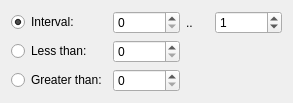
<?xml version="1.0" encoding="UTF-8"?>
<ui version="4.0">
 <class>EditIntegerMarkerWidget</class>
 <widget class="QWidget" name="EditIntegerMarkerWidget">
  <property name="geometry">
   <rect>
    <x>0</x>
    <y>0</y>
    <width>293</width>
    <height>92</height>
   </rect>
  </property>
  <property name="windowTitle">
   <string/>
  </property>
  <layout class="QGridLayout" name="gridLayout">
   <item row="0" column="0">
    <widget class="QRadioButton" name="intervalButton">
     <property name="text">
      <string>Interval:</string>
     </property>
     <property name="checked">
      <bool>true</bool>
     </property>
     <attribute name="buttonGroup">
      <string>radioButtonsGroup</string>
     </attribute>
    </widget>
   </item>
   <item row="0" column="1" colspan="2">
    <layout class="QHBoxLayout" name="horizontalLayout">
     <item>
      <widget class="QSpinBox" name="intMinBox">
       <property name="minimum">
        <number>0</number>
       </property>
       <property name="maximum">
        <number>400000000</number>
       </property>
      </widget>
     </item>
     <item>
      <widget class="QLabel" name="label">
       <property name="text">
        <string>..</string>
       </property>
      </widget>
     </item>
     <item>
      <widget class="QSpinBox" name="intMaxBox">
       <property name="maximum">
        <number>400000000</number>
       </property>
       <property name="value">
        <number>1</number>
       </property>
      </widget>
     </item>
    </layout>
   </item>
   <item row="1" column="0">
    <widget class="QRadioButton" name="lessButton">
     <property name="text">
      <string>Less than:</string>
     </property>
     <attribute name="buttonGroup">
      <string>radioButtonsGroup</string>
     </attribute>
    </widget>
   </item>
   <item row="1" column="1">
    <widget class="QSpinBox" name="lessBox">
     <property name="maximum">
      <number>400000000</number>
     </property>
    </widget>
   </item>
   <item row="1" column="2">
    <spacer name="horizontalSpacer">
     <property name="orientation">
      <enum>Qt::Horizontal</enum>
     </property>
     <property name="sizeHint" stdset="0">
      <size>
       <width>59</width>
       <height>20</height>
      </size>
     </property>
    </spacer>
   </item>
   <item row="2" column="0">
    <widget class="QRadioButton" name="greaterButton">
     <property name="text">
      <string>Greater than:</string>
     </property>
     <attribute name="buttonGroup">
      <string>radioButtonsGroup</string>
     </attribute>
    </widget>
   </item>
   <item row="2" column="1">
    <widget class="QSpinBox" name="greaterBox">
     <property name="maximum">
      <number>400000000</number>
     </property>
    </widget>
   </item>
   <item row="2" column="2">
    <spacer name="horizontalSpacer_2">
     <property name="orientation">
      <enum>Qt::Horizontal</enum>
     </property>
     <property name="sizeHint" stdset="0">
      <size>
       <width>59</width>
       <height>20</height>
      </size>
     </property>
    </spacer>
   </item>
  </layout>
 </widget>
 <resources/>
 <connections>
  <connection>
   <sender>lessButton</sender>
   <signal>toggled(bool)</signal>
   <receiver>lessBox</receiver>
   <slot>setEnabled(bool)</slot>
   <hints>
    <hint type="sourcelabel">
     <x>63</x>
     <y>47</y>
    </hint>
    <hint type="destinationlabel">
     <x>123</x>
     <y>47</y>
    </hint>
   </hints>
  </connection>
  <connection>
   <sender>greaterButton</sender>
   <signal>toggled(bool)</signal>
   <receiver>greaterBox</receiver>
   <slot>setEnabled(bool)</slot>
   <hints>
    <hint type="sourcelabel">
     <x>76</x>
     <y>73</y>
    </hint>
    <hint type="destinationlabel">
     <x>125</x>
     <y>76</y>
    </hint>
   </hints>
  </connection>
  <connection>
   <sender>intervalButton</sender>
   <signal>toggled(bool)</signal>
   <receiver>intMinBox</receiver>
   <slot>setEnabled(bool)</slot>
   <hints>
    <hint type="sourcelabel">
     <x>31</x>
     <y>17</y>
    </hint>
    <hint type="destinationlabel">
     <x>115</x>
     <y>22</y>
    </hint>
   </hints>
  </connection>
  <connection>
   <sender>intervalButton</sender>
   <signal>toggled(bool)</signal>
   <receiver>intMaxBox</receiver>
   <slot>setEnabled(bool)</slot>
   <hints>
    <hint type="sourcelabel">
     <x>70</x>
     <y>18</y>
    </hint>
    <hint type="destinationlabel">
     <x>209</x>
     <y>21</y>
    </hint>
   </hints>
  </connection>
 </connections>
 <buttongroups>
  <buttongroup name="radioButtonsGroup"/>
 </buttongroups>
</ui>
